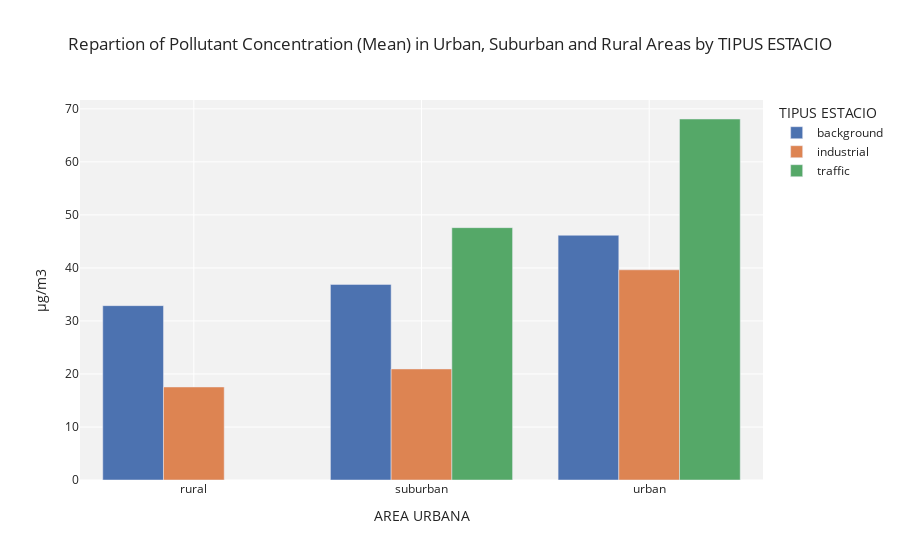

The cell this chart's notebook holds for it:
### Code cell
fig = px.bar(df_area_tipus_estacio, x="AREA URBANA", y="value", color="TIPUS ESTACIO", barmode='group', title="Repartion of Pollutant Concentration (Mean) in Urban, Suburban and Rural Areas by TIPUS ESTACIO")
fig.update_layout({'plot_bgcolor': 'rgba(0,0,0,0.05)'})
fig.update_yaxes(title_text='µg/m3', col=1)
fig.show()

### Figure 1 — Plotly figure (JSON) as saved in the notebook; plotly's stock layout.template omitted (floating-point values rounded to 4 significant figures)
{"data": [{"alignmentgroup": "True", "hovertemplate": "TIPUS ESTACIO=background<br>AREA URBANA=%{x}<br>value=%{y}<extra></extra>", "legendgroup": "background", "marker": {"color": "rgb(76,114,176)", "pattern": {"shape": ""}}, "name": "background", "offsetgroup": "background", "orientation": "v", "showlegend": true, "textposition": "auto", "type": "bar", "x": ["rural", "suburban", "urban"], "xaxis": "x", "y": [32.89, 36.88, 46.15], "yaxis": "y"}, {"alignmentgroup": "True", "hovertemplate": "TIPUS ESTACIO=industrial<br>AREA URBANA=%{x}<br>value=%{y}<extra></extra>", "legendgroup": "industrial", "marker": {"color": "rgb(221,132,82)", "pattern": {"shape": ""}}, "name": "industrial", "offsetgroup": "industrial", "orientation": "v", "showlegend": true, "textposition": "auto", "type": "bar", "x": ["rural", "suburban", "urban"], "xaxis": "x", "y": [17.54, 20.94, 39.64], "yaxis": "y"}, {"alignmentgroup": "True", "hovertemplate": "TIPUS ESTACIO=traffic<br>AREA URBANA=%{x}<br>value=%{y}<extra></extra>", "legendgroup": "traffic", "marker": {"color": "rgb(85,168,104)", "pattern": {"shape": ""}}, "name": "traffic", "offsetgroup": "traffic", "orientation": "v", "showlegend": true, "textposition": "auto", "type": "bar", "x": ["suburban", "urban"], "xaxis": "x", "y": [47.6, 68.08], "yaxis": "y"}], "layout": {"barmode": "group", "legend": {"title": {"text": "TIPUS ESTACIO"}, "tracegroupgap": 0}, "plot_bgcolor": "rgba(0,0,0,0.05)", "title": {"text": "Repartion of Pollutant Concentration (Mean) in Urban, Suburban and Rural Areas by TIPUS ESTACIO"}, "xaxis": {"anchor": "y", "domain": [0, 1], "title": {"text": "AREA URBANA"}}, "yaxis": {"anchor": "x", "domain": [0, 1], "title": {"text": "µg/m3"}}}}
